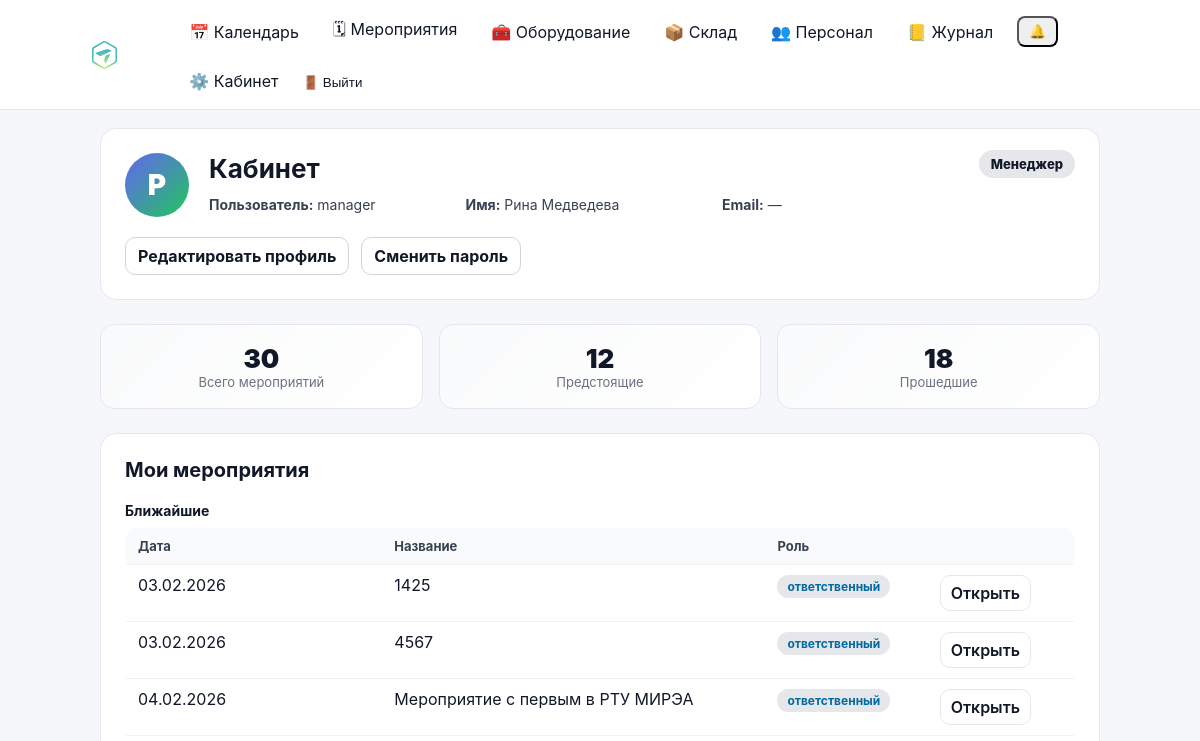
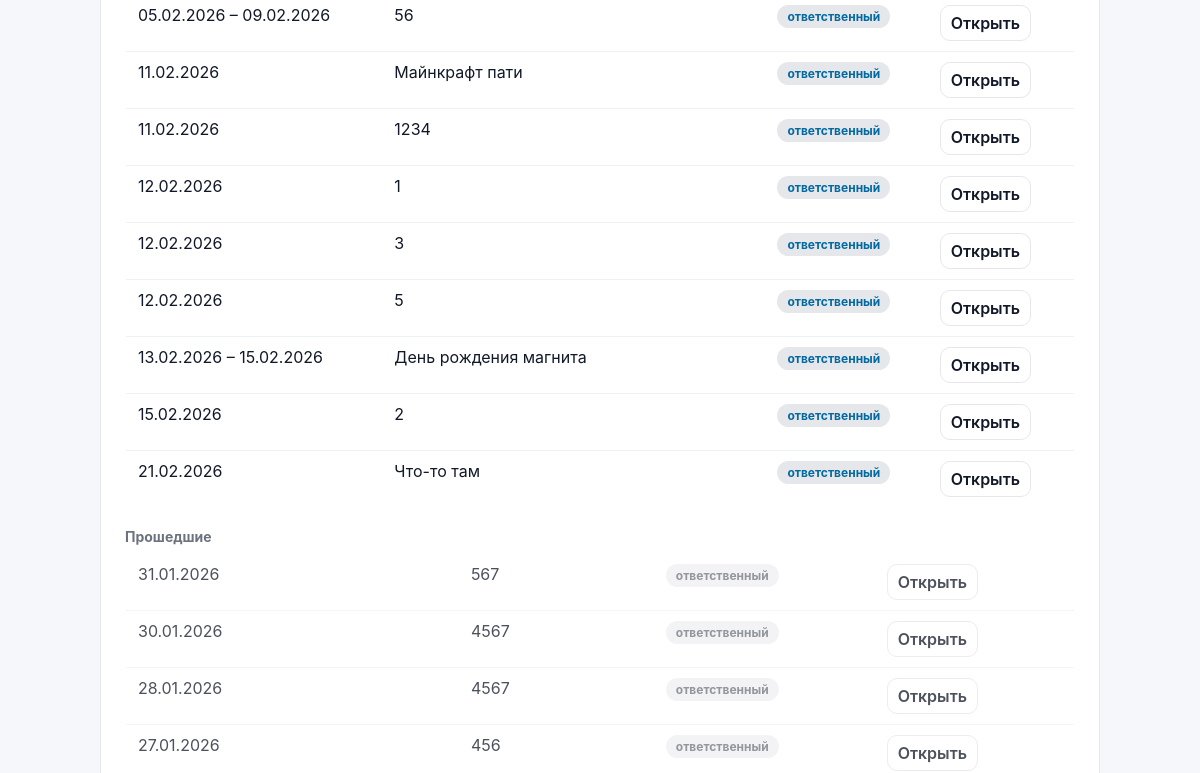
Before: /cabinet/ (signed in, upper part) with the older database file (2 pictures, top to bottom).
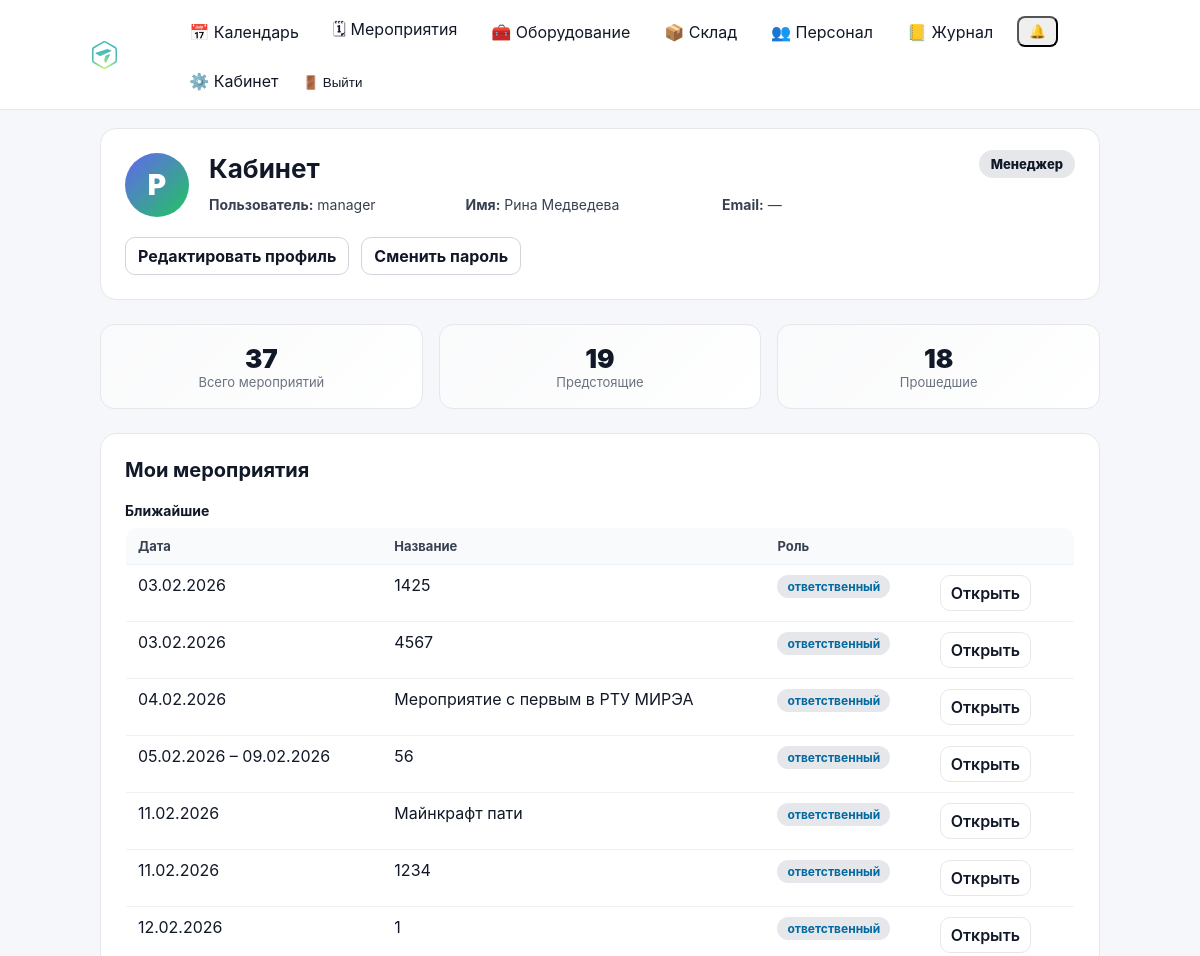
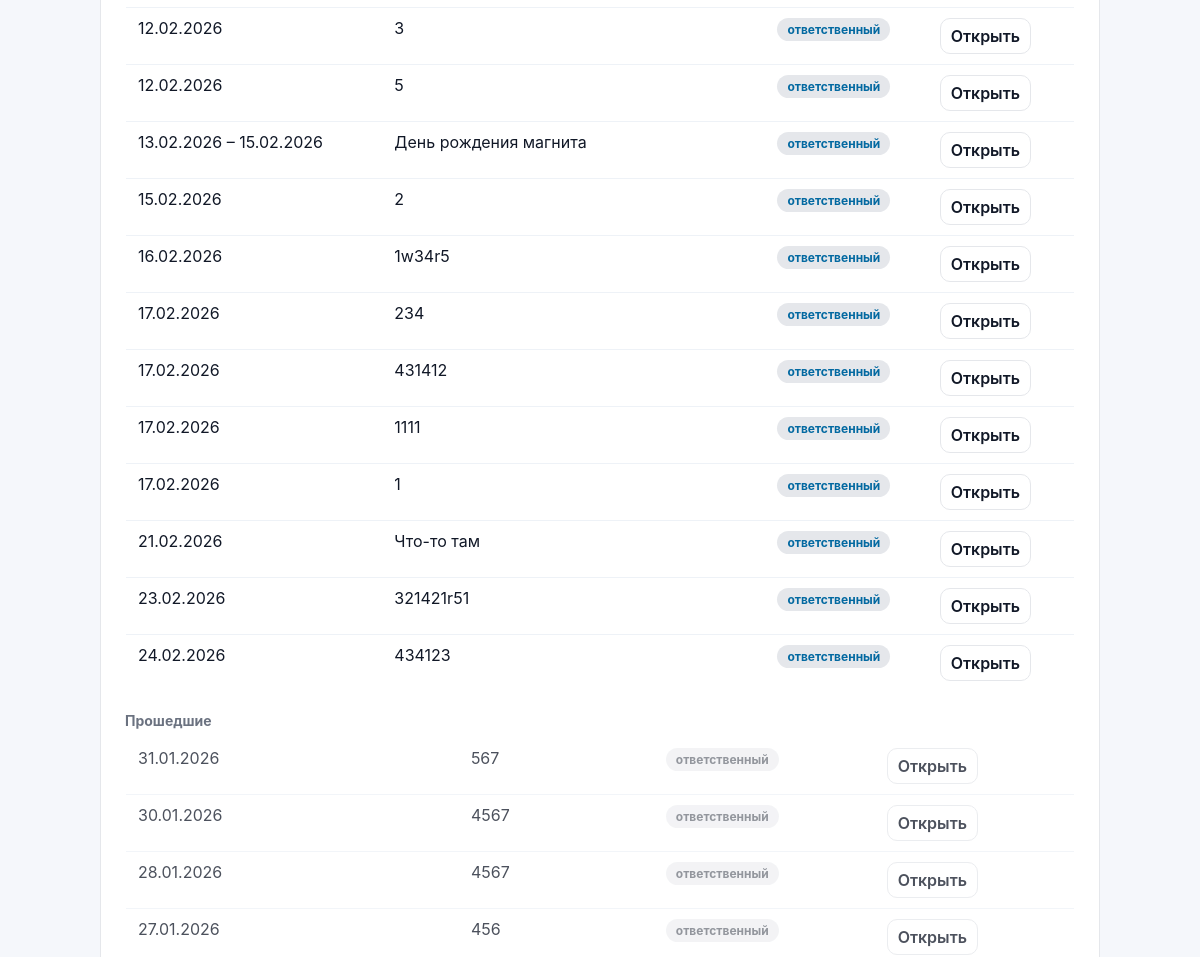
After: the same page with the newer database file (2 pictures, top to bottom).
### events/models.py (models this page shows, shortened)
class Event(models.Model):
    class Meta:
        permissions = [
            ("edit_event_card", "Can edit event card (dates/status/etc)"),
            ("edit_event_equipment", "Can edit event equipment (own/rented)"),
        ]
    STATUS_DRAFT = "draft"
    STATUS_CONFIRMED = "confirmed"
    STATUS_CANCELLED = "cancelled"
    STATUS_CLOSED = "closed"
    STATUS_CHOICES = (
        (STATUS_DRAFT, "Черновик"),
        (STATUS_CONFIRMED, "Подтверждено"),
        (STATUS_CANCELLED, "Отменено"),
        (STATUS_CLOSED, "Закрыто"),
    )
    name = models.CharField(max_length=200)
    start_date = models.DateField()
    end_date = models.DateField(blank=True, null=True)
    client = models.CharField(max_length=200, blank=True)
    location = models.CharField(max_length=200, blank=True)
    responsible = models.ForeignKey(
        User,
        on_delete=models.SET_NULL,
        null=True,
        related_name="events",
    )
    s_engineer = models.ForeignKey(
        User,
        on_delete=models.SET_NULL,
        null=True,
        blank=True,
        related_name="senior_events",
    )
    engineers = models.ManyToManyField(
        User,
        blank=True,
        related_name="engineer_events",
    )
    notes = models.TextField(blank=True, default="")
    is_deleted = models.BooleanField(default=False)
    deleted_at = models.DateTimeField(null=True, blank=True)
    status = models.CharField(
        max_length=20,
        choices=STATUS_CHOICES,
        default=STATUS_DRAFT,
    )
    created_at = models.DateTimeField(auto_now_add=True)

### cabinet/views.py (the view)
# urls.py: path("", views.dashboard, name="dashboard"),
@login_required
def dashboard(request):
    user = request.user
    today = date.today()
    q = Q(responsible=user)
    if hasattr(Event, "s_engineer"):
        q = q | Q(s_engineer=user)
    if hasattr(Event, "engineers"):
        q = q | Q(engineers=user)
    qs = (
        Event.objects
        .filter(q)
        .distinct()
        .order_by("start_date", "id")
    )
    if hasattr(Event, "s_engineer"):
        qs = qs.select_related("responsible", "s_engineer")
    else:
        qs = qs.select_related("responsible")
    if hasattr(Event, "engineers"):
        qs = qs.prefetch_related("engineers")
    upcoming = []
    past = []
    for ev in qs:
        end = ev.end_date or ev.start_date
        role_name, role_slug = _event_user_role(ev, user)
        item = {
            "event": ev,
            "date_display": _format_date_range(ev.start_date, ev.end_date),
            "role_name": role_name,
            "role_slug": role_slug,
        }
        if end >= today:
            upcoming.append(item)
        else:
            past.append(item)
    upcoming.sort(key=lambda x: (x["event"].start_date, x["event"].id))
    past.sort(key=lambda x: (x["event"].start_date, x["event"].id), reverse=True)
    stats = {
        "total": len(upcoming) + len(past),
        "upcoming": len(upcoming),
        "past": len(past),
    }
    role_name, role_slug = _get_primary_role(user)
    return render(request, "cabinet/dashboard.html", {
        "role_name": role_name,
        "role_slug": role_slug,
        "stats": stats,
        "upcoming_events": upcoming,
        "past_events": past,
    })

### accounts/context_processors.py (called while the page is built)
def authz_flags(request):
    user = getattr(request, "user", None)
    return {
        "can_manage_staff": can_manage_staff(user),
        "can_edit_event_card": can_edit_event_card(user),
        "can_edit_event_equipment": can_edit_event_equipment(user),
        "can_edit_inventory": can_edit_inventory(user),
        "can_view_stock": can_view_stock(user),
    }

### accounts/permissions.py (called while the page is built)
def _ok(user) -> bool:
    return bool(user and user.is_authenticated)

def is_super(user) -> bool:
    return bool(_ok(user) and getattr(user, "is_superuser", False))

def can_manage_staff(user) -> bool:
    return is_super(user) or (_ok(user) and user.has_perm("accounts.manage_staff"))

def can_edit_inventory(user) -> bool:
    return is_super(user) or (_ok(user) and user.has_perm("inventory.manage_inventory"))

def can_view_stock(user) -> bool:
    return is_super(user) or (_ok(user) and (user.has_perm("inventory.manage_inventory") or user.has_perm("events.edit_event_card")))

def can_edit_event_card(user) -> bool:
    return is_super(user) or (_ok(user) and user.has_perm("events.edit_event_card"))

### cabinet/templates/cabinet/dashboard.html (shortened to what this page needs)
{% extends "base.html" %}
{% load static %}
{% block content %}
<div class="cabinet-page">
    <div class="cabinet-card cabinet-profile">
        <div class="cabinet-profile-header">
            <div class="cabinet-avatar">
                {{ user.first_name|default:user.username|slice:":1"|upper }}
            </div>
            <div class="cabinet-profile-info">
                <h1 class="cabinet-title">Кабинет</h1>
                <div class="cabinet-user-meta">
                    <div><strong>Пользователь:</strong> {{ user.username }}</div>
                    <div><strong>Имя:</strong> {{ user.get_full_name|default:"—" }}</div>
                    <div><strong>Email:</strong> {{ user.email|default:"—" }}</div>
                </div>
            </div>
            <div class="cabinet-role">
                <span class="role-badge role-{{ role_slug }}">
                    {{ role_name }}
                </span>
            </div>
        </div>
        <div class="cabinet-actions">
            <a href="{% url 'cabinet:profile_edit' %}" class="btn">
                Редактировать профиль
            </a>
            <a href="{% url 'cabinet:password_change' %}" class="btn">
                Сменить пароль
            </a>
        </div>
    </div>
    <div class="cabinet-stats">
        <div class="stat-card">
            <div class="stat-value">{{ stats.total }}</div>
            <div class="stat-label">Всего мероприятий</div>
        </div>
        <div class="stat-card">
            <div class="stat-value">{{ stats.upcoming }}</div>
            <div class="stat-label">Предстоящие</div>
        </div>
        <div class="stat-card">
            <div class="stat-value">{{ stats.past }}</div>
            <div class="stat-label">Прошедшие</div>
        </div>
    </div>
    <div class="cabinet-card">
        <h2 class="cabinet-section-title">Мои мероприятия</h2>
        {% if upcoming_events %}
        <div class="cabinet-subtitle">Ближайшие</div>
        <table class="list-table">
            <thead>
                <tr>
                    <th>Дата</th>
                    <th>Название</th>
                    <th>Роль</th>
                    <th></th>
                </tr>
            </thead>
            <tbody>
                {% for item in upcoming_events %}
                <tr>
                    <td>{{ item.date_display }}</td>
                    <td>{{ item.event.name }}</td>
                    <td>
                        <span class="role-pill role-{{ item.role_slug }}">
                            {{ item.role_name }}
                        </span>
                    </td>
                    <td>
                        <a href="{% url 'event_detail' item.event.id %}" class="btn btn-secondary">
                            Открыть
                        </a>
                    </td>
                </tr>
                {% endfor %}
            </tbody>
        </table>
        {% endif %}
        {% if past_events %}
        <div class="cabinet-subtitle cabinet-subtitle-muted">Прошедшие</div>
        <table class="list-table list-table-muted">
            <tbody>
                {% for item in past_events %}
                <tr>
                    <td>{{ item.date_display }}</td>
                    <td>{{ item.event.name }}</td>
                    <td>
                        <span class="role-pill role-muted">
                            {{ item.role_name }}
                        </span>
                    </td>
                    <td>
                        <a href="{% url 'event_detail' item.event.id %}" class="btn btn-secondary">
                            Открыть
                        </a>
                    </td>
                </tr>
                {% endfor %}
            </tbody>
        </table>
        {% endif %}
    </div>
</div>
{% endblock %}

Changed rows visible on the page:
added Event: date_display "16.02.2026", event.name "1w34r5", role_name "ответственный", shown under "Мои мероприятия"
added Event: date_display "17.02.2026", event.name "234", role_name "ответственный", shown under "Мои мероприятия"
added Event: date_display "17.02.2026", event.name "431412", role_name "ответственный", shown under "Мои мероприятия"
added Event: date_display "17.02.2026", event.name "1111", role_name "ответственный", shown under "Мои мероприятия"
added Event: date_display "17.02.2026", event.name "1", role_name "ответственный", shown under "Мои мероприятия"
added Event: date_display "23.02.2026", event.name "321421r51", role_name "ответственный", shown under "Мои мероприятия"
added Event: date_display "24.02.2026", event.name "434123", role_name "ответственный", shown under "Мои мероприятия"
Other visible differences:
{{ stats.total }}: "30" → "37"
{{ stats.upcoming }}: "12" → "19"
